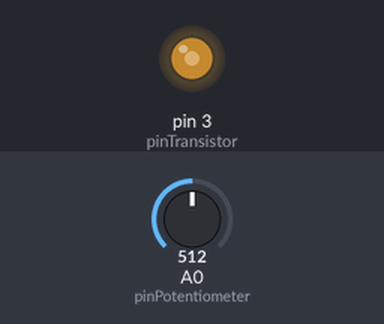
Bench run of a sketch on a simulated Arduino Uno, built with avr-gcc and run on an emulated ATmega328P. Parts: output pins drawn as LEDs (lit = HIGH). Inputs (shaded band) come from the test bench; at power-on: A0 (pinPotentiometer) = 512.

Above: at 1.2 s.
1.3 s: A0 (pinPotentiometer) set to 716
At 2.0 s:
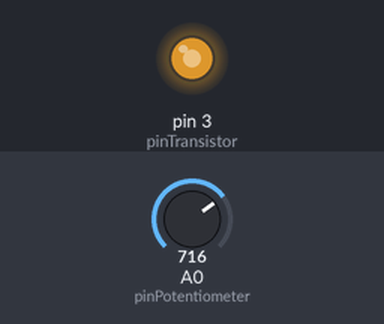
2.8 s: A0 (pinPotentiometer) set to 900
At 3.1 s:
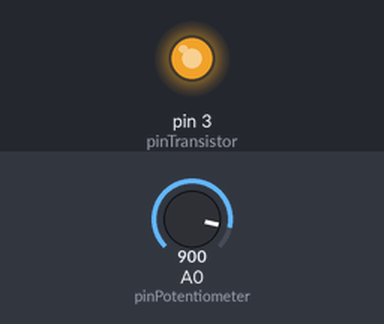
4.3 s: A0 (pinPotentiometer) set to 122
At 5.5 s:
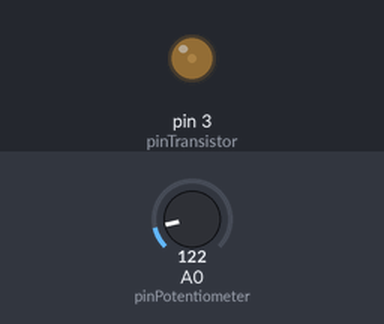
5.8 s: A0 (pinPotentiometer) set to 0
At 6.6 s:
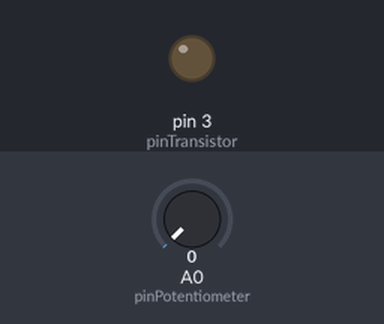
7.3 s: A0 (pinPotentiometer) set to 511
At 7.7 s:
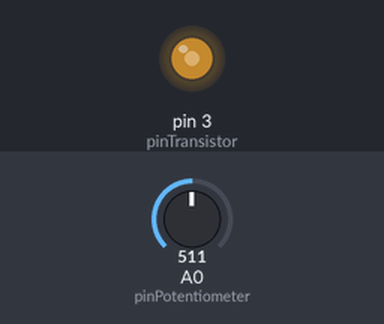
Timing chart, 0 to 9.8 s (numbered marks = the images above; inputs shaded):
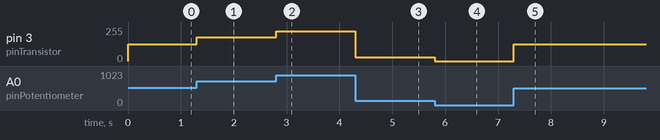

The sketch:

10a_Thermochromic_display.ino
```cpp
// Tutorial 10a. Thermochromic display

// Main parts: Adafruit Metro Mini, ON Semiconductor TIP120,
// 200Ohm 0.6V resistors, Alps 10k linear potentiometer,
// SFXC thermochromic liquid crystal sheet

// Variables that remain constant
const byte pinPotentiometer = A0; // Analog input pin from potentiometer
const byte pinTransistor = 3; // Digital output pin to transistor base

// Variables that can change
int vPotentiometer = 0; // Stores the potentiometer's voltage

void setup()
{
  // Initialise output pin to the transistor's base
  pinMode(pinTransistor, OUTPUT);
}

void loop()
{
  //Read the voltage from the potentiometer pin
  vPotentiometer = analogRead(pinPotentiometer);

  // And scale it into a 0 - 255 value range (= 0 to ~37°C resistor
  // temperature with the 7 200Ohm 0.6W resistors used here)
  int rTemperature = map(vPotentiometer, 0, 1023, 0, 255);

  // Set transistor base to change the resistor's temperature
  analogWrite(pinTransistor, rTemperature);
}
```

Measured:
- after the input at 1.3 s, pin 3 (pinTransistor): 127/255 → 178/255 at once
- after the input at 2.8 s, pin 3 (pinTransistor): 178/255 → 224/255 at once
- after the input at 4.3 s, pin 3 (pinTransistor): 224/255 → 30/255 at once
- after the input at 5.8 s, pin 3 (pinTransistor): 30/255 → 0/255 at once
- after the input at 7.3 s, pin 3 (pinTransistor): 0/255 → 127/255 at once
